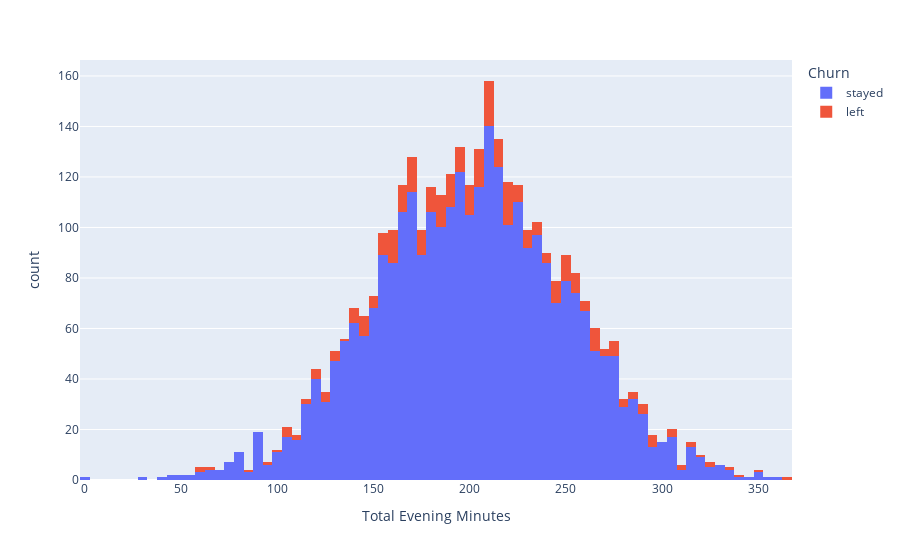

The notebook cell saved with this chart:
### Markdown cell above
Here with the graphs above, we can see after our model has run with the best parameters that within the International Plan and Voicemail Plan, the same amount of people left SyriaTel. This indicates that both features are equally important as to why consumers are leaving and both should be the focus of improvement rather than just one of them.

### Code cell
EvePlot = px.histogram(data, x="Total Evening Minutes", color="Churn")
EvePlot

### Figure 1 — Plotly figure (JSON) as saved in the notebook; plotly's stock layout.template omitted (floating-point values rounded to 4 significant figures; data arrays with more than 128 entries replaced by an {"elided": "..."} marker saying what was removed)
{"data": [{"alignmentgroup": "True", "bingroup": "x", "hovertemplate": "Churn=stayed<br>Total Evening Minutes=%{x}<br>count=%{y}<extra></extra>", "legendgroup": "stayed", "marker": {"color": "#636efa"}, "name": "stayed", "offsetgroup": "stayed", "orientation": "v", "showlegend": true, "type": "histogram", "x": {"elided": "3010 float values"}, "xaxis": "x", "yaxis": "y"}, {"alignmentgroup": "True", "bingroup": "x", "hovertemplate": "Churn=left<br>Total Evening Minutes=%{x}<br>count=%{y}<extra></extra>", "legendgroup": "left", "marker": {"color": "#EF553B"}, "name": "left", "offsetgroup": "left", "orientation": "v", "showlegend": true, "type": "histogram", "x": {"elided": "323 float values"}, "xaxis": "x", "yaxis": "y"}], "layout": {"barmode": "relative", "legend": {"title": {"text": "Churn"}, "tracegroupgap": 0}, "margin": {"t": 60}, "xaxis": {"anchor": "y", "domain": [0, 1], "title": {"text": "Total Evening Minutes"}}, "yaxis": {"anchor": "x", "domain": [0, 1], "title": {"text": "count"}}}}
